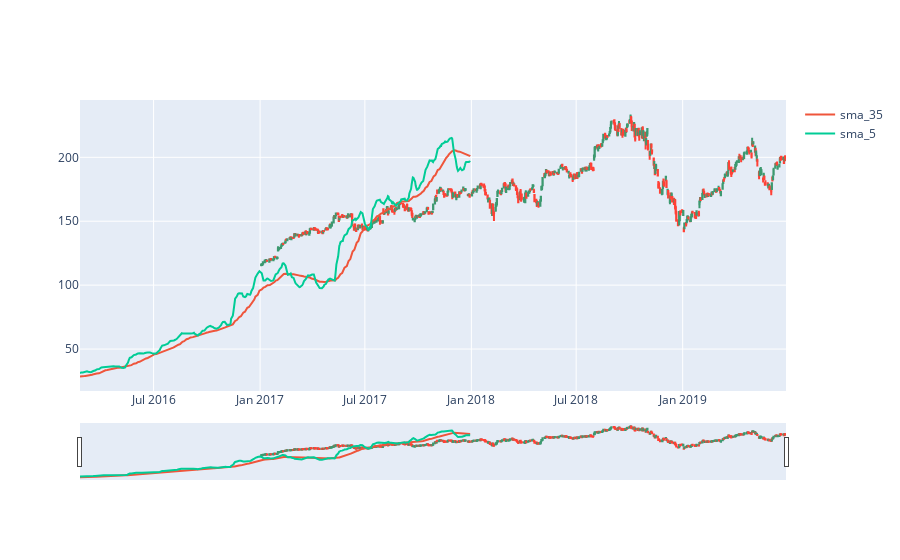

Notebook source saved alongside this figure:
### Code cell
def initialize(context):
    pass


def handle_data(context, data):
    todays_pr= data.current(symbol('NVDA'),'price')
    diff= context.portfolio.cash - todays_pr 

    hist = data.history(symbol('NVDA'),'price', 35, '1d')
    sma_35= hist.mean()
    sma_5= hist[-5:].mean()
    #print(hist)
    record(sma_35=sma_35)
    record(sma_5=sma_5)
    record(NVDA=todays_pr)

    if diff>0:
        # Trading logic
        if sma_5 > sma_35:
            # order_target orders as many shares as needed to
            # achieve the desired number of shares.
            order(symbol("NVDA"), 2)
        elif sma_5 < sma_35:
            order(symbol("NVDA"), -2)


perf = zipline.run_algorithm(start=datetime(2016, 2, 24, 0, 0, 0, 0, pytz.utc),
                    end=datetime(2017, 12, 29, 0, 0, 0, 0, pytz.utc),
                    initialize=initialize,
                    capital_base=100,
                    handle_data=handle_data,
                    data=panel)

# print(perf)
# trace_line = go.Scatter(x=list(df.date),
#                         y=list(df.close),
#                         # visible=False,
#                         name="Close",
#                         showlegend=False)

trace_line= go.Figure()
trace_line.add_scatter(x=perf.index, y=perf.sma_35,mode='lines', name="sma_35")
trace_line.add_scatter(x=perf.index, y=perf.sma_5,mode='lines', name="sma_5")
trace_line.add_scatter(x=perf.index, y=perf.NVDA,mode='lines', name="NVDA")
#return trace_line

trace_candle= go.Figure()
trace_candle.add_trace(go.Candlestick(x=df.date,
                              open=df.open,
                              high=df.high,
                              low=df.low,
                              close=df.close,
                              # increasing=dict(line=dict(color="#00ff00")),
                              # decreasing=dict(line=dict(color="white")),
                              visible=True,
                              showlegend=False)
)
trace_candle.add_trace(go.Scatter(x=perf.index, y=perf.sma_35,mode='lines', name="sma_35"))
trace_candle.add_trace(go.Scatter(x=perf.index, y=perf.sma_5,mode='lines', name="sma_5"))

trace_candle.show()

### Figure 1 — Plotly figure (JSON) as saved in the notebook; plotly's stock layout.template omitted (floating-point values rounded to 4 significant figures; data arrays with more than 128 entries replaced by an {"elided": "..."} marker saying what was removed)
{"data": [{"close": {"elided": "626 float values"}, "high": {"elided": "626 float values"}, "low": {"elided": "626 float values"}, "open": {"elided": "626 float values"}, "showlegend": false, "type": "candlestick", "visible": true, "x": {"elided": "626 str values"}}, {"mode": "lines", "name": "sma_35", "type": "scatter", "x": {"elided": "468 str values"}, "y": {"elided": "468 float values"}}, {"mode": "lines", "name": "sma_5", "type": "scatter", "x": {"elided": "468 str values"}, "y": {"elided": "468 float values"}}], "layout": {}}
